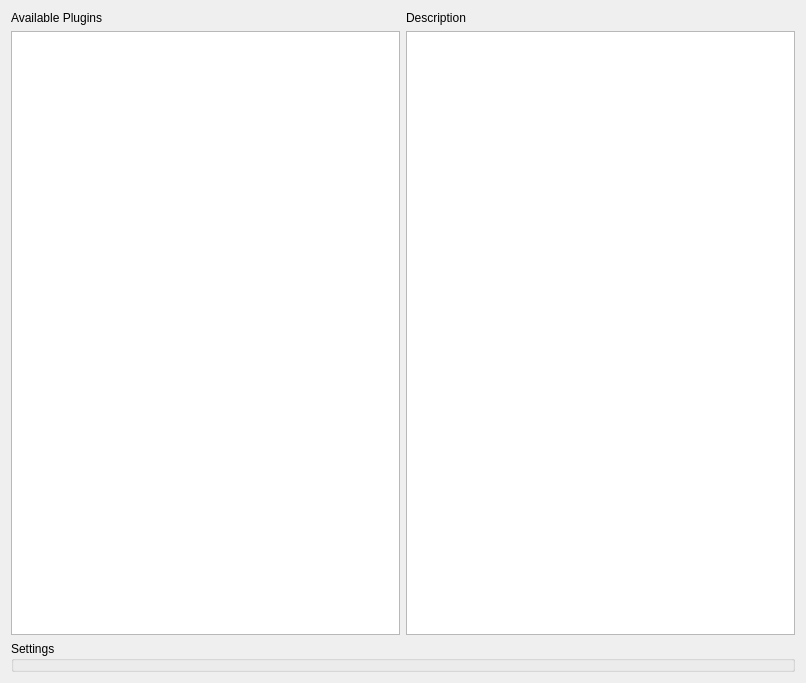
<?xml version="1.0" encoding="UTF-8"?>
<ui version="4.0">
 <class>FramePlugins</class>
 <widget class="QFrame" name="FramePlugins">
  <property name="geometry">
   <rect>
    <x>0</x>
    <y>0</y>
    <width>806</width>
    <height>683</height>
   </rect>
  </property>
  <property name="windowTitle">
   <string>Plugins</string>
  </property>
  <layout class="QVBoxLayout" name="verticalLayout_3">
   <item>
    <layout class="QHBoxLayout" name="horizontalLayout">
     <item>
      <layout class="QVBoxLayout" name="verticalLayout_2">
       <item>
        <widget class="QLabel" name="label">
         <property name="text">
          <string>Available Plugins</string>
         </property>
        </widget>
       </item>
       <item>
        <widget class="QListView" name="listViewPlugins"/>
       </item>
      </layout>
     </item>
     <item>
      <layout class="QVBoxLayout" name="verticalLayout">
       <item>
        <widget class="QLabel" name="label_2">
         <property name="sizePolicy">
          <sizepolicy hsizetype="Preferred" vsizetype="Preferred">
           <horstretch>0</horstretch>
           <verstretch>0</verstretch>
          </sizepolicy>
         </property>
         <property name="text">
          <string>Description</string>
         </property>
        </widget>
       </item>
       <item>
        <widget class="QTextEdit" name="txtEditPluginDescription">
         <property name="sizePolicy">
          <sizepolicy hsizetype="Expanding" vsizetype="Expanding">
           <horstretch>0</horstretch>
           <verstretch>0</verstretch>
          </sizepolicy>
         </property>
         <property name="readOnly">
          <bool>true</bool>
         </property>
         <property name="placeholderText">
          <string/>
         </property>
        </widget>
       </item>
      </layout>
     </item>
    </layout>
   </item>
   <item>
    <widget class="QGroupBox" name="groupBoxSettings">
     <property name="sizePolicy">
      <sizepolicy hsizetype="Preferred" vsizetype="Preferred">
       <horstretch>0</horstretch>
       <verstretch>0</verstretch>
      </sizepolicy>
     </property>
     <property name="maximumSize">
      <size>
       <width>16777215</width>
       <height>250</height>
      </size>
     </property>
     <property name="title">
      <string>Settings</string>
     </property>
    </widget>
   </item>
  </layout>
 </widget>
 <resources/>
 <connections/>
</ui>
